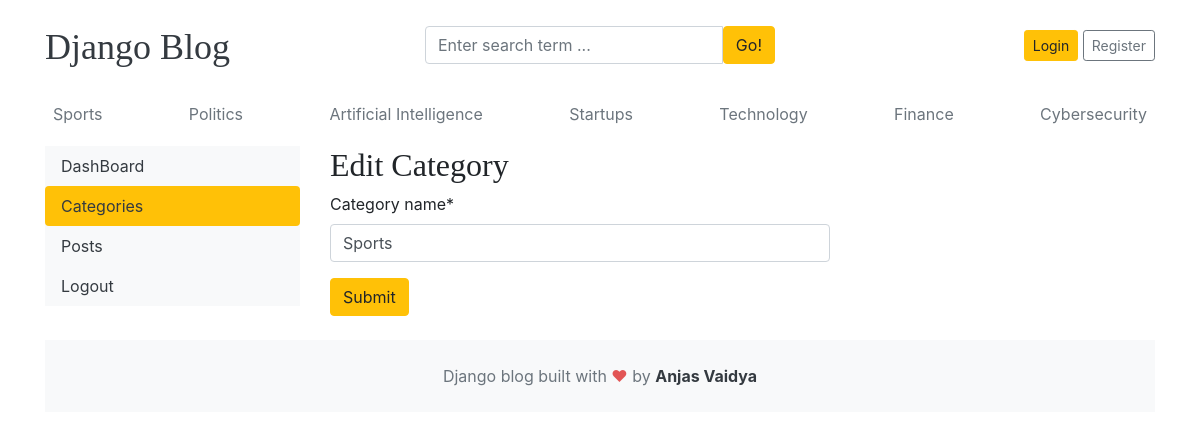
The page /dashboard/categories/edit/1/ on the database its author committed.
### blogs/models.py (models this page shows, shortened)
class Category(models.Model):
    category_name = models.CharField(max_length=50, unique=True)
    created_at = models.DateTimeField(auto_now_add=True)
    updated_at = models.DateTimeField(auto_now=True)
    class Meta:
        verbose_name_plural = "categories"

### dashboards/views.py (the view, shortened to what this page needs)
# urls.py: path("categories/edit/<int:pk>/", views.edit_category, name="edit_category"),
def edit_category(request, pk):
    category = get_object_or_404(Category, pk=pk)
    form = CategoryForm(instance=category)
    context = {
        "form": form,
        "category": category,
    }
    return render(request, "dashboard/edit_category.html", context)

### dashboards/forms.py
class CategoryForm(forms.ModelForm):
    class Meta:
        model = Category
        fields = "__all__"

### blogs/context_processors.py (called while the page is built)
def get_categories(request):
    categories = Category.objects.all()
    return dict(categories=categories)

def get_social_links(request):
    social_links = SocialLink.objects.all()
    return dict(social_links=social_links)

### templates/dashboard/edit_category.html (shortened to what this page needs)
{% extends "base.html" %}
{% block content %}
{% load crispy_forms_tags %}
  <div class="row">
    {% include 'dashboard/sidebar.html' %}
   <div class="col-md-9">
      <h2>Edit Category</h2>
  <form action="{% url 'edit_category' category.id %}" method="POST" style = "width: 500px">
        {{ form | crispy}}
        <button type="submit" class="btn btn-warning">Submit</button>
      </form>
      <br>
    </div>
  </div>
{% endblock content %}

### templates/base.html (shortened to what this page needs)
{% load static %}
<!DOCTYPE html>
<html lang="en">
    <head>
        <link href="https://getbootstrap.com/docs/4.0/dist/css/bootstrap.min.css"
              rel="stylesheet">
        <link href="{% static 'css/blog.css' %}" rel="stylesheet">
        <link rel="stylesheet" href="https://cdnjs.cloudflare.com/ajax/libs/font-awesome/4.7.0/css/font-awesome.min.css">
    </head>
    <body>
        <div class="container">
            <header class="blog-header py-3">
                <div class="row flex-nowrap justify-content-between align-items-center">
                    <div class="col-4 pt-1">
                        <a class="blog-header-logo text-dark" href="/">Django Blog</a>
                    </div>
                    <div class="col-4">
                        <form action="{% url 'search' %}" method="GET">
                            <div class="input-group">
                                <input class="form-control"
                                       type="text"
                                       name="keyword"
                                       value="{{ keyword }}"
                                       placeholder="Enter search term ..."
                                       aria-lable="Enter search" />
                                <button type="submit"
                                        class="btn btn-warning"
                                        id="button-search"
                                        type="button">Go!</button>
                            </div>
                        </form>
                    </div>
                    <div class="col-4 d-flex justify-content-end align-items-center">
                        {% if not user.is_authenticated %}
                            <a class="btn btn-sm btn-warning" href="{% url 'login' %}">Login</a> &nbsp;
                            <a class="btn btn-sm btn-outline-secondary" href="{% url 'register' %}">Register</a>
                        {% else %}
            <span><a href="{% url 'dashboard' %}"">Dashboard</a></span>
                            &emsp;
                            <span><a href="{% url "logout" %}">Logout</a></span>
                        {% endif %}
                    </div>
                </div>
            </header>
            <div class="nav-scroller py-1 mb-2">
                <nav class="nav d-flex justify-content-between">
                    {% for cat in categories %}
                        <a class="p-2 text-muted" href="{% url 'posts_by_category' cat.id %}">{{ cat.category_name }}</a>
                    {% endfor %}
                </nav>
            </div>
            {% block content %}{% endblock %}
            <footer class="blog-footer text-center py-4 bg-light">
                <p class="mb-0 text-muted">
                    Django blog built with <span style="color:#e25555;">&#10084;</span> by
                    <span class="text-dark font-weight-bold">Anjas Vaidya</span>
                </p>
            </footer>
        </body>
    </html>

### blog_main/static/css/blog.css (style rules this page uses)
.blog-header-logo { font-family: "Playfair Display", Georgia, "Times New Roman", serif; font-size: 2.25rem; }
h1, h2, h3, h4, h5, h6 { font-family: "Playfair Display", Georgia, "Times New Roman", serif; }

### rows shown on the page
Category: category_name "Sports"
Category: category_name "Politics"
Category: category_name "Artificial Intelligence"
Category: category_name "Startups"
Category: category_name "Technology"
Category: category_name "Finance"
Category: category_name "Cybersecurity"
